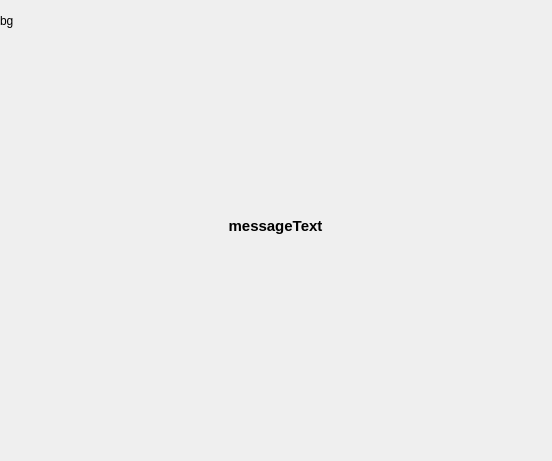
<?xml version="1.0" encoding="UTF-8"?>
<ui version="4.0">
 <class>Message</class>
 <widget class="QMainWindow" name="Message">
  <property name="geometry">
   <rect>
    <x>0</x>
    <y>0</y>
    <width>552</width>
    <height>461</height>
   </rect>
  </property>
  <property name="windowTitle">
   <string>Message</string>
  </property>
  <widget class="QWidget" name="centralwidget">
   <widget class="QPushButton" name="pushButtonNO">
    <property name="geometry">
     <rect>
      <x>406</x>
      <y>390</y>
      <width>60</width>
      <height>60</height>
     </rect>
    </property>
    <property name="toolTip">
     <string>Закрыть</string>
    </property>
    <property name="autoFillBackground">
     <bool>false</bool>
    </property>
    <property name="text">
     <string/>
    </property>
    <property name="flat">
     <bool>true</bool>
    </property>
   </widget>
   <widget class="QLabel" name="messageBG">
    <property name="geometry">
     <rect>
      <x>0</x>
      <y>0</y>
      <width>41</width>
      <height>41</height>
     </rect>
    </property>
    <property name="maximumSize">
     <size>
      <width>552</width>
      <height>461</height>
     </size>
    </property>
    <property name="text">
     <string>bg</string>
    </property>
   </widget>
   <widget class="QLabel" name="messageText">
    <property name="geometry">
     <rect>
      <x>100</x>
      <y>170</y>
      <width>351</width>
      <height>111</height>
     </rect>
    </property>
    <property name="font">
     <font>
      <pointsize>11</pointsize>
      <weight>75</weight>
      <bold>true</bold>
     </font>
    </property>
    <property name="text">
     <string>messageText</string>
    </property>
    <property name="scaledContents">
     <bool>true</bool>
    </property>
    <property name="alignment">
     <set>Qt::AlignCenter</set>
    </property>
    <property name="wordWrap">
     <bool>true</bool>
    </property>
   </widget>
   <zorder>messageBG</zorder>
   <zorder>pushButtonNO</zorder>
   <zorder>messageText</zorder>
  </widget>
 </widget>
 <resources/>
 <connections/>
</ui>
